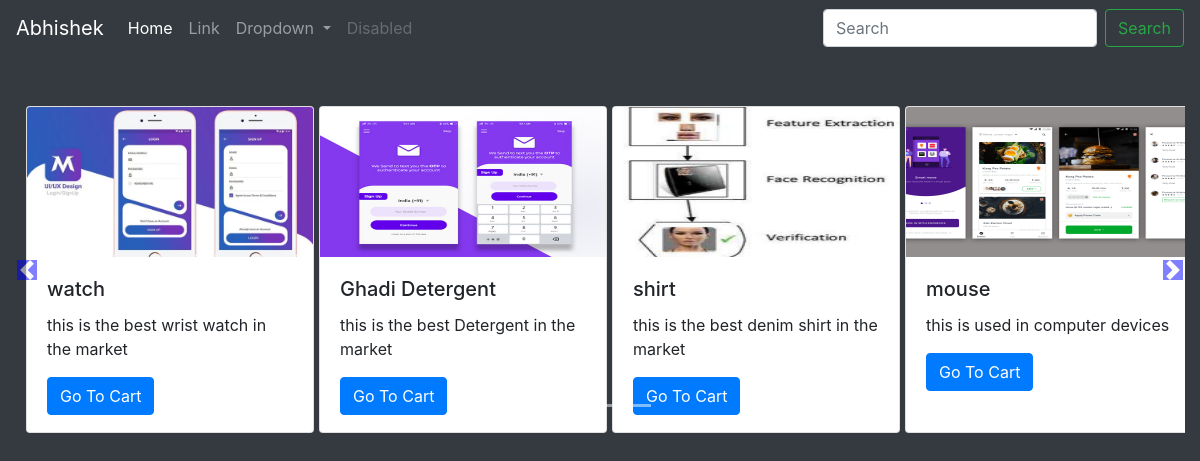
The app's page /shop/ with its own data.
### shop/models.py (models this page shows)
class product(models.Model):
    product_id = models.AutoField
    product_name = models.CharField(max_length=30)
    product_desc = models.CharField(max_length=300)
    category = models.CharField(max_length = 50, default="")
    subCategory = models.CharField(max_length = 50, default="")
    price = models.IntegerField(default=0)
    product_publish_date = models.DateField()
    images = models.ImageField(upload_to = "shop/images", default="")
    def __str__(self):
        return self.product_name

### shop/views.py (the view)
# urls.py: path('',views.index, name='index')
def index(request):
    products = product.objects.all()
    print(products)
    n = len(products)
    nSlides = n//4 + ceil((n/4)-(n//4))
    params = {'no_of_products':n, 'range':range(1,nSlides), 'product':products}
    return render(request, 'shop/index.html', params)

### shop/templates/shop/index.html (shortened to what this page needs)
{% extends 'shop/basic.html' %}
  {% block body %}
    {% load static %}
      <div class="container-fluid">
      <div id="carouselExampleIndicators" class="carousel slide" data-ride="carousel">
          <ol class="carousel-indicators">
            <li data-target="#carouselExampleIndicators" class="active"></li>
            {% for i in range %}
            <li data-target="#carouselExampleIndicators" ></li>
            {% endfor %}
          </ol>
          <div class="carousel-inner">
            <div class="carousel-item active">
                {% for i in product %}
                <div class="col-xs-3 col-sm-3 col-md-3">
                    <div class="card" style="width: 18rem;">
                        <img src='/media/{{i.images}}'  class="card-img-top" alt="...">
                        <div class="card-body">
                        <h5 class="card-title">{{i.product_name}}</h5>
                        <p class="card-text">{{i.product_desc}}</p>
                        <a href="#" class="btn btn-primary">Go To Cart</a>
                      </div>
                    </div>
                </div>
                {% if forloop.counter|divisibleby:4 and forloop.counter > 0 and not forloop.last %}
              </div><div class="carousel-item">
                {% endif %}
                {% endfor %}
              </div>
          </div>
          <a class="carousel-control-prev" href="#carouselExampleIndicators" role="button" data-slide="prev">
            <span class="carousel-control-prev-icon" aria-hidden="true"></span>
          </a>
          <a class="carousel-control-next" href="#carouselExampleIndicators" role="button" data-slide="next">
            <span class="carousel-control-next-icon" aria-hidden="true"></span>
          </a>
        </div>
      </div>
      {% endblock %}

### shop/templates/shop/basic.html (shortened to what this page needs)
<!doctype html>
{% load static %}
<html lang="en">
  <head>
    <link rel="stylesheet" href="https://stackpath.bootstrapcdn.com/bootstrap/4.3.1/css/bootstrap.min.css">
    <link rel="stylesheet" href='{% static "shop/style.css" %}' >
</head>
<body class="bg-dark">
    <nav class="navbar navbar-expand-lg navbar-dark bg-dark">
        <a class="navbar-brand" href="#">Abhishek</a>
        <div class="collapse navbar-collapse" id="navbarSupportedContent">
          <ul class="navbar-nav mr-auto">
            <li class="nav-item active">
              <a class="nav-link" href="#">Home <span class="sr-only">(current)</span></a>
            </li>
            <li class="nav-item">
              <a class="nav-link" href="#">Link</a>
            </li>
            <li class="nav-item dropdown">
              <a class="nav-link dropdown-toggle" href="#" id="navbarDropdown" role="button" data-toggle="dropdown" aria-haspopup="true" aria-expanded="false">
                Dropdown
              </a>
            </li>
            <li class="nav-item">
              <a class="nav-link disabled" href="#" tabindex="-1" aria-disabled="true">Disabled</a>
            </li>
          </ul>
          <form class="form-inline my-2 my-lg-0">
            <input class="form-control mr-sm-2" type="search" placeholder="Search" aria-label="Search">
            <button class="btn btn-outline-success my-2 my-sm-0" type="submit">Search</button>
          </form>
        </div>
      </nav>
      {% block body %} {% endblock %}
</body>
</html>

### shop/static/shop/style.css (style rules this page uses)
.col-md-3 { display: inline-block; margin-left: -4px; }
.col-md-3 img { width: 100%; height:150px; }
.carousel-control-prev-icon, .carousel-control-next-icon { background-color: blue; }
.carousel-control-next, .carousel-control-prev { width: 2% !important; }
.carousel { margin-top: 50px; }
.card-body { width: 100%; height: 175px; }

### records on screen
product: images (picture), product_name "watch", product_desc "this is the best wrist watch in the market"
product: images (picture), product_name "Ghadi Detergent", product_desc "this is the best Detergent in the market"
product: images (picture), product_name "shirt", product_desc "this is the best denim shirt in the market"
product: images (picture), product_name "mouse", product_desc "this is used in computer devices"
